Frame 1 (no input): blank canvas, image omitted
Frame 60 (the mouse pressed at the canvas centre just before this capture): blank canvas, image omitted
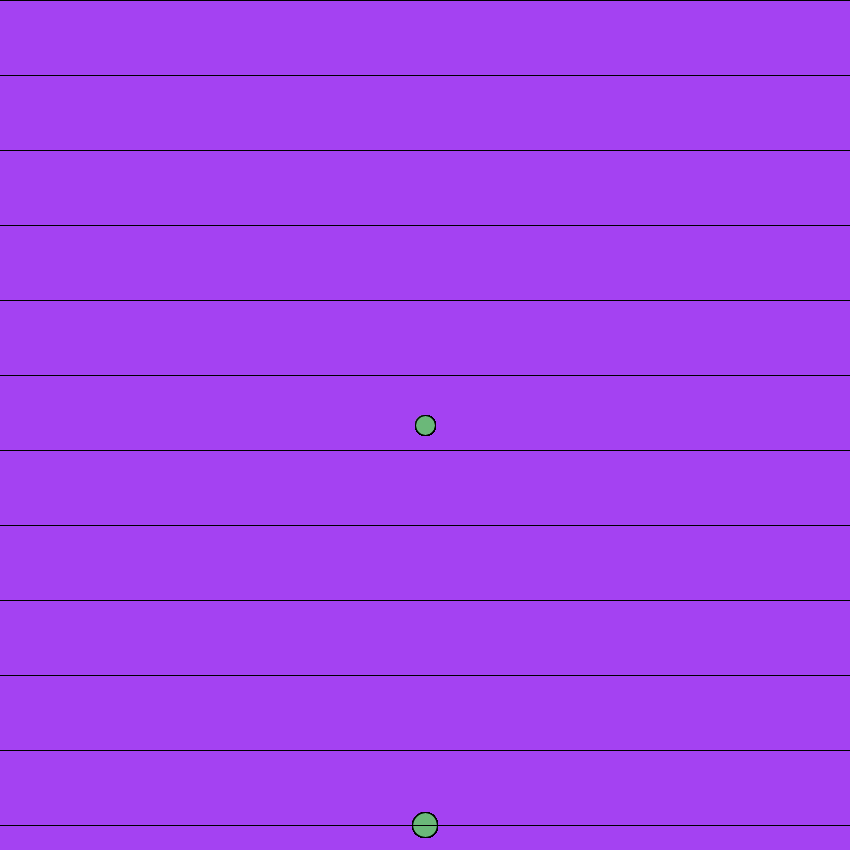
Frame 120 (the mouse held since frame 60 and released just before this capture)

The Processing sketch whose frames 1 and 60 were blank and that drew this single picture after the mouse press (run headless with seeded random() and noise(); from frame 60 on, the mouse is pressed at the canvas centre):

// Processing sketch: processing_172717
// ── processing_172717.pde

void setup()
{
  size(850,850);
  background(random(255),random(255),random(255));
}
void draw()
{
  if(mousePressed)
  {
    fill(random(255),random(255),random(255),random(255));
    ellipse(mouseX,mouseY,20,20);
    ellipse(width-mouseX,mouseY+400,25,25);   
    for (int i = 0; i < 850; i = i+75) {
  line(850,i,0,i);
}
  }
}
 void keyPressed(){
   background(random(255),random(255),random(255));
 }
